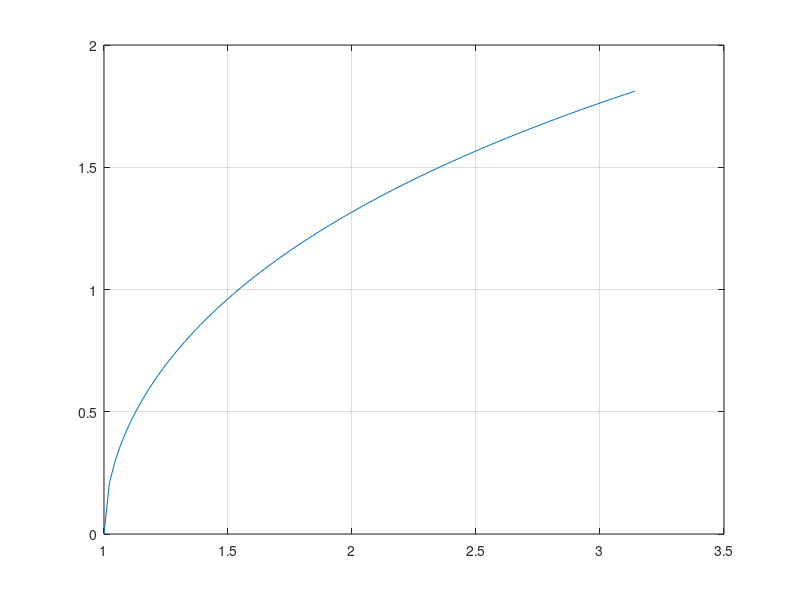

The MATLAB script that drew this image:
% Regression test function (black blox) for FreeMat v4.0
% This function is autogenerated by helpgen.
function bbtest_success = bbtest_acosh
  bbtest_success = 1;
NumErrors = 0;
try
  x = linspace(1,pi);

catch
  NumErrors = NumErrors + 1;
end
try
  plot(x,acosh(x)); grid('on');

catch
  NumErrors = NumErrors + 1;
end
try
  mprint('acoshplot');

catch
  NumErrors = NumErrors + 1;
end
if (NumErrors ~= 0) bbtest_success = 0; return; end
